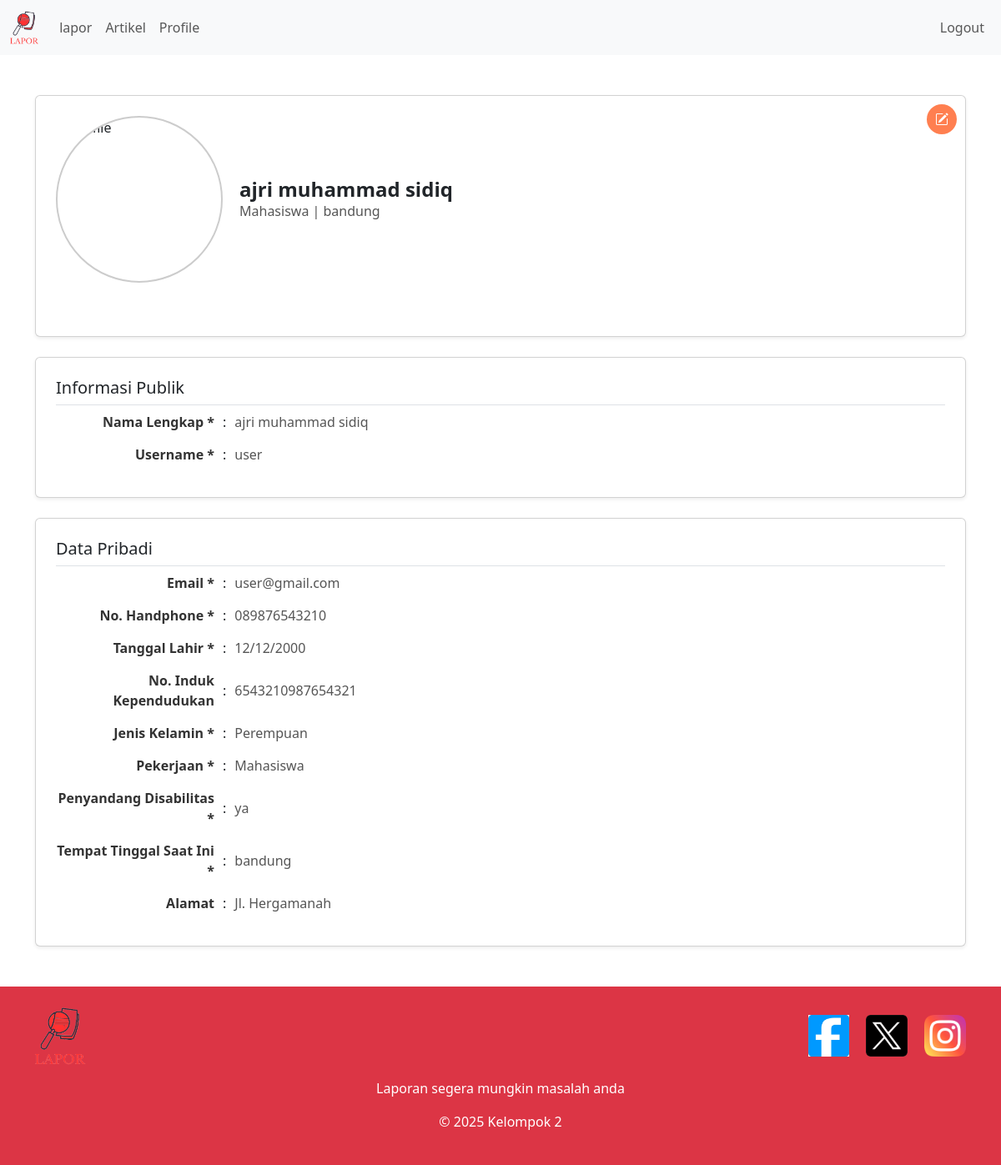
The app's page /page/profile.php (signed in) with its own data.
### tables this page shows
CREATE TABLE `users` (
  `id_user` int(11) NOT NULL,
  `username` varchar(50) NOT NULL,
  `email` varchar(100) NOT NULL,
  `nik` varchar(16) NOT NULL,
  `nama_lengkap` varchar(100) DEFAULT NULL,
  `tempat_tinggal` varchar(100) DEFAULT NULL,
  `no_telp` varchar(15) DEFAULT NULL,
  `penyandang_disabilitas` enum('ya','tidak') DEFAULT NULL,
  `jenis_kelamin` enum('Laki-laki','Perempuan') DEFAULT NULL,
  `pekerjaan` varchar(50) DEFAULT NULL,
  `tanggal_lahir` date DEFAULT NULL,
  `password` varchar(255) NOT NULL,
  `dibuat_kapan` datetime DEFAULT current_timestamp(),
  `alamat` text DEFAULT NULL,
  `role_id` int(11) DEFAULT NULL
);

### page/profile.php (the view, shortened to what this page needs)
<?php
require_once 'koneksi.php';
$id_user = $_SESSION['id_user'];
$sql = "SELECT * FROM users WHERE id_user = ?";
if ($stmt = $conn->prepare($sql)) {
    $stmt->bind_param("i", $id_user);
    $stmt->execute();
    $result = $stmt->get_result();
    if ($result->num_rows > 0) {
        $user = $result->fetch_assoc();
    } else {
        echo "Pengguna tidak ditemukan.";
        exit();
    }
}
?>
<!DOCTYPE html>
<html lang="en">
<head>
    <link href="https://cdn.jsdelivr.net/npm/bootstrap@5.3.0-alpha3/dist/css/bootstrap.min.css" rel="stylesheet">
    <link rel="stylesheet" href="page/css/profile.css">
    <link href="https://cdn.jsdelivr.net/npm/bootstrap-icons/font/bootstrap-icons.css" rel="stylesheet">
</head>
<body>
    <?php include 'page/component/navbar.php'; ?>
    <div class="container mt-5">
        <div class="card p-4 mb-4 shadow-sm">
            <button class="edit-btn" title="Edit" data-bs-toggle="modal" data-bs-target="#editProfileModal">
                <i class="bi bi-pencil-square"></i>
            </button>
            <div class="profile-header">
                <img src="/LaporWeb/page/img/profile.png" alt="Profile" class="profile-img">
                <div class="profile-name">
                    <h3><?= $user['nama_lengkap'] ?></h3>
                    <p><?= $user['pekerjaan'] ?> | <?= $user['tempat_tinggal'] ?></p>
                </div>
            </div>
        </div>
        <div class="card p-4 mb-4 shadow-sm">
            <h5 class="card-title border-bottom pb-2">Informasi Publik</h5>
            <div class="data-row">
                <span>Nama Lengkap *</span>
                <span class="separator">:</span>
                <span><?= $user['nama_lengkap'] ?></span>
            </div>
            <div class="data-row">
                <span>Username *</span>
                <span class="separator">:</span>
                <span><?= $user['username'] ?></span>
            </div>
        </div>
        <div class="card p-4 shadow-sm">
            <h5 class="card-title border-bottom pb-2">Data Pribadi</h5>
            <div class="data-row">
                <span>Email *</span>
                <span class="separator">:</span>
                <span><?= $user['email'] ?></span>
            </div>
            <div class="data-row">
                <span>No. Handphone *</span>
                <span class="separator">:</span>
                <span><?= $user['no_telp'] ?></span>
            </div>
            <div class="data-row">
                <span>Tanggal Lahir *</span>
                <span class="separator">:</span>
                <span><?= date('d/m/Y', strtotime($user['tanggal_lahir'])) ?></span>
            </div>
            <div class="data-row">
                <span>No. Induk Kependudukan</span>
                <span class="separator">:</span>
                <span><?= $user['nik'] ?></span>
            </div>
            <div class="data-row">
                <span>Jenis Kelamin *</span>
                <span class="separator">:</span>
                <span><?= $user['jenis_kelamin'] ?></span>
            </div>
            <div class="data-row">
                <span>Pekerjaan *</span>
                <span class="separator">:</span>
                <span><?= $user['pekerjaan'] ?></span>
            </div>
            <div class="data-row">
                <span>Penyandang Disabilitas *</span>
                <span class="separator">:</span>
                <span><?= $user['penyandang_disabilitas'] ?></span>
            </div>
            <div class="data-row">
                <span>Tempat Tinggal Saat Ini *</span>
                <span class="separator">:</span>
                <span><?= $user['tempat_tinggal'] ?></span>
            </div>
            <div class="data-row">
                <span>Alamat</span>
                <span class="separator">:</span>
                <span><?= $user['alamat'] ?></span>
            </div>
        </div>
    </div>
    <?php include 'page/component/footer.php'; ?>
</body>
</html>

### page/css/profile.css (style rules this page uses)
.profile-header { display: flex; align-items: center; margin-bottom: 40px; }
.profile-img { width: 200px; height: 200px; border-radius: 50%; object-fit: cover; border: 2px solid #ccc; margin-right: 20px; }
.profile-name h3 { margin: 0; font-size: 24px; font-weight: bold; }
.profile-name p { margin: 0; font-size: 16px; color: #555; }
.card .edit-btn { position: absolute; top: 10px; right: 10px; background-color: #ff7f50; color: white; border: none; border-radius: 50%; width: 36px; height: 36px; display: flex; align-items: center; justify-content: center; cursor: pointer; transition: background-color 0.3s ease; }
.card { position: relative; }
.data-row { display: flex; justify-content: flex-start; align-items: center; margin-bottom: 15px; }
.data-row span:first-child { width: 200px; font-weight: bold; color: #333; text-align: right; padding-right: 10px; }
.data-row span.separator { padding-right: 10px; }
.data-row span:last-child { flex: 1; text-align: left; color: #555; }

### records on screen
users: nama_lengkap "ajri muhammad sidiq", pekerjaan "Mahasiswa", tempat_tinggal "bandung", username "user", email "user@gmail.com", no_telp "089876543210", tanggal_lahir "12/12/2000", nik "6543210987654321", jenis_kelamin "Perempuan", penyandang_disabilitas "ya", alamat "Jl. Hergamanah"
